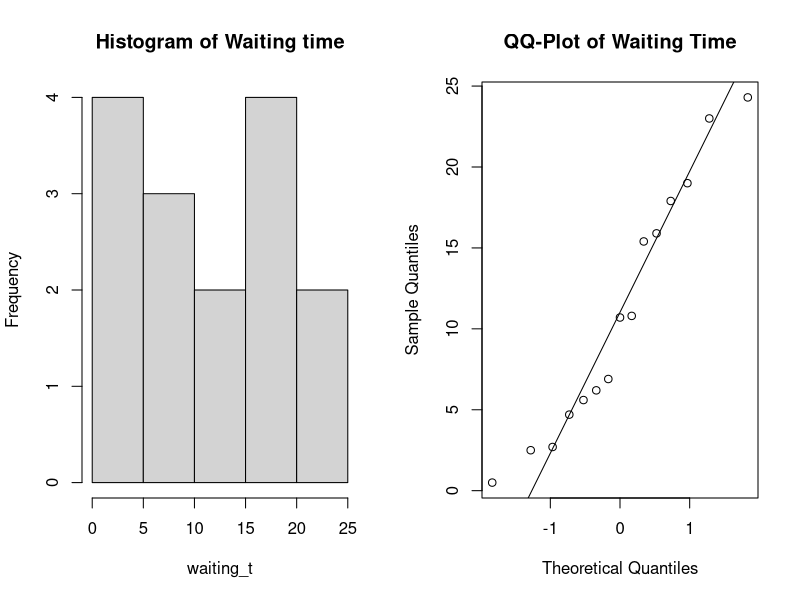
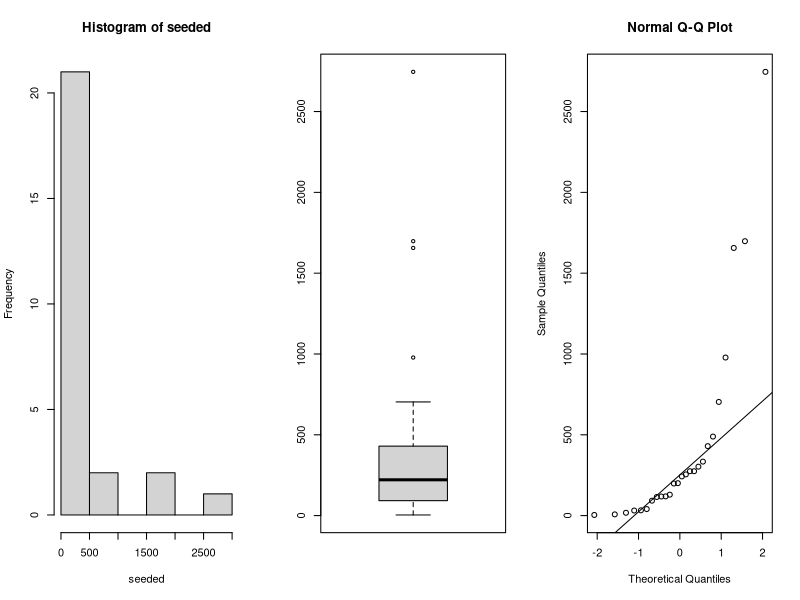
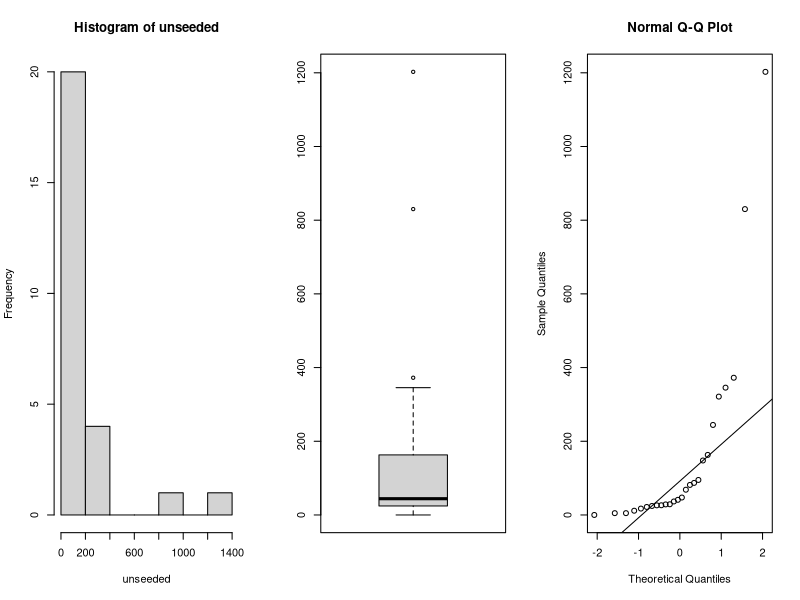
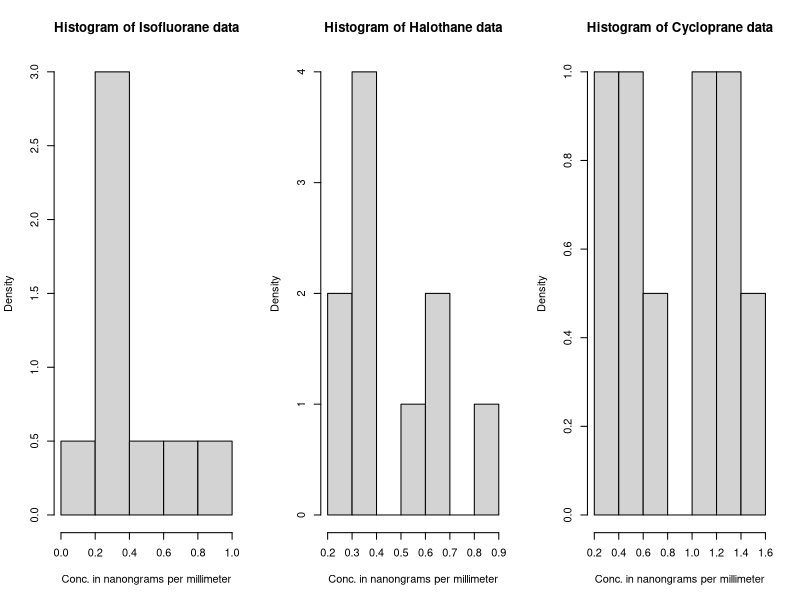
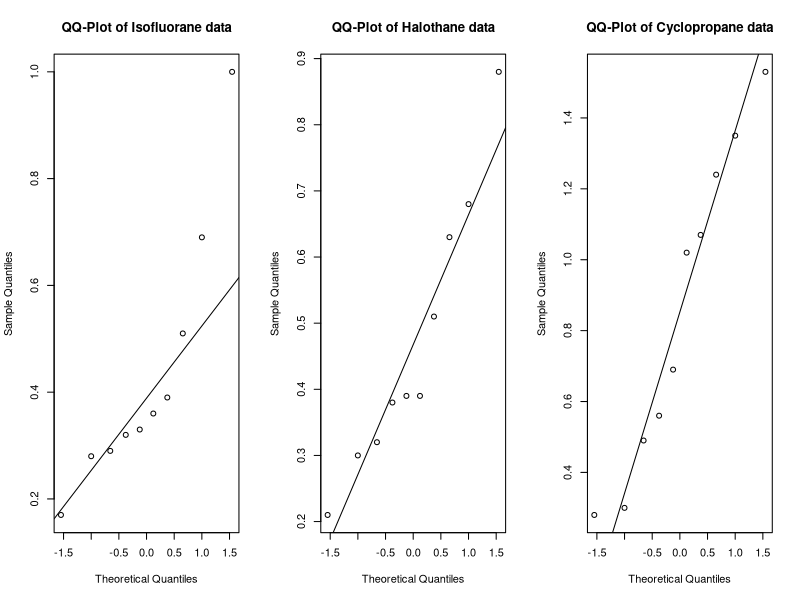
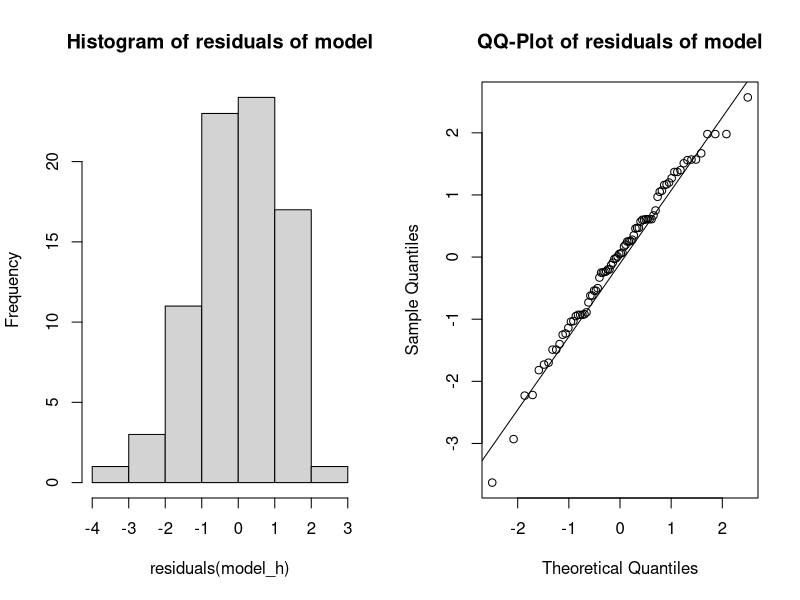
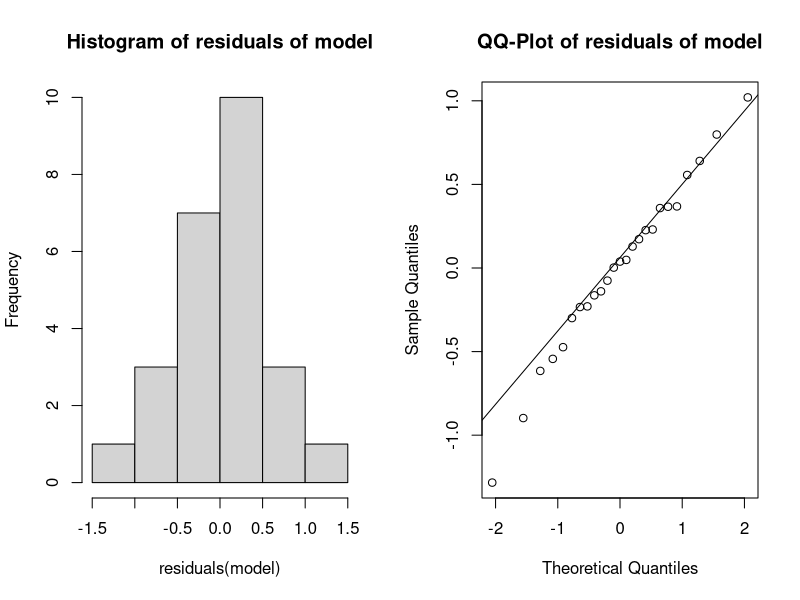

The R script that drew these images, in order:
## ---- chunk 1
knitr::opts_chunk$set(echo = TRUE)
## ---- chunk 2
waiting_t <- c(15.4, 17.9, 19.0, 0.5, 15.9, 2.7, 6.2, 2.5, 4.7, 6.9, 10.8, 24.3, 5.6, 23.0, 10.7)
mu_t = mean(waiting_t)
format(round(mu_t, 3), nsmall = 3) #rounding off to 3 decimals places 
## ---- chunk 3
par(mfrow=c(1,2))
hist(waiting_t, main='Histogram of Waiting time')
qqnorm(waiting_t, main='QQ-Plot of Waiting Time')
qqline(waiting_t)
## ---- chunk 4
options(digits=5)
shapiro.test(waiting_t)
## ---- chunk 5
#97% CI means an alpha of 0.03
z <- qnorm(0.985) #get z(alpha/2)
me_t <- z*((sd(waiting_t))/sqrt(15))
Lb <- round((mu_t - me_t), 3)
Ub <- round((mu_t + me_t), 3)
sprintf("%f is Lower Bound", Lb)
sprintf("%f is Upper Bound",Ub)
## ---- chunk 6
#97% CI means an alpha of 0.03
z <- qnorm(0.985) #get z(alpha/2)
sd_t <- (sd(waiting_t))
E = 2
sample_size <- round((z^2 * sd_t^2/E^2), 3)
sprintf("%f is minimum sample size",sample_size)
## ---- chunk 7
B=1000
Tstar = numeric(B)
for(i in 1:B){
  Xstar=sample(waiting_t, replace=TRUE)
  Tstar[i]=mean(Xstar)}
Tstar15=quantile(Tstar, 0.015)
Tstar985=quantile(Tstar, 0.985)
sum(Tstar<Tstar15)
round(c(2*mu_t-Tstar985, 2*mu_t-Tstar15), 3)
## ---- chunk 8
t.test(waiting_t, mu =15, alternative="less")
## ---- chunk 9
above_m <- sum(waiting_t<15)
binom.test(above_m, length(waiting_t), p=0.5, alternative = "less")
## ---- chunk 10
sd = sd(waiting_t)
B=1000; n= 50
psign= numeric(B)
pttest = numeric(B)
for(i in 1:B) {
  x=rnorm(n,mean=13, sd = sd) ## generate data under H1 with mu=13
  pttest[i]=t.test(x, mu =15, alternative="less")[[3]] ## extract p-value
  above_m <- sum(x<15)
  psign[i]=binom.test(above_m, n, p=0.5, alternative = "less")[[3]]}
sum(psign<0.05)/B
sum(pttest<0.05)/B
B=1000; n= 50
psign2= numeric(B)
pttest2 = numeric(B)
for(i in 1:B) {
  x=rnorm(n,mean=14,sd= sd) ## generate data under H1 with mu=14
  above_m <- sum(x<15)
  pttest2[i]=t.test(x, mu =15, alternative="less")[[3]] ## extract p-value
  psign2[i]=binom.test(above_m, n, p=0.5, alternative = "less")[[3]]
  
  }
sum(psign2<0.05)/B
sum(pttest2<0.05)/B
## ---- chunk 11
n = length(waiting_t) #sample size
p_hat_r = 0.53 #right end of CI
point_est = (sum(waiting_t>15.5))/n #probability that people have to wait longer than 15.5 minutes
SE= sqrt(point_est*(1-point_est)/n) #Calculating standard error of proportions

#point estimate + m = 0.53
#m = 0.53 - point estimate
m = p_hat_r - point_est
p_hat_l = point_est - m 
CI_p = c(p_hat_l, p_hat_r)
print(CI_p)
#calculate confidence level
#m = z * SE
#confidence level can be calculated using z
#z = m/SE
z = m/SE
CL = pnorm(z)-(1-pnorm(z)) #calculating 2 sided confidence level
CL
## ---- chunk 12
prop.test(x=c(3, 2), n = c(7, 8))
## ---- chunk 13
#check for normality, which they are not as seen in the following tests
clouds=read.table(file="clouds.txt",header=TRUE)
seeded = clouds[,1]
unseeded = clouds [,2]
par(mfrow=c(1,3))
hist(seeded)
boxplot(seeded)
qqnorm(seeded)
qqline(seeded)
shapiro.test(seeded) # extra test

hist(unseeded)
boxplot(unseeded)
qqnorm(unseeded)
qqline(unseeded)
shapiro.test(unseeded) #extra test
t.test(seeded, unseeded)
wilcox.test(seeded,unseeded)
ks.test(seeded,unseeded)
## ---- chunk 14
t.test(sqrt(seeded), sqrt(unseeded))
wilcox.test(sqrt(seeded),sqrt(unseeded))
ks.test(sqrt(seeded),sqrt(unseeded))
## ---- chunk 15
lambda = 1 / mean(seeded)
T1 = mean(seeded)
z_a = qnorm(.975)
ci_r =mean(seeded)+z_a*(sd(seeded)/sqrt(26))
ci_l =mean(seeded)-z_a*(sd(seeded)/sqrt(26))
B=1000
Tstar=numeric(B)
for(i in 1:B) {
     Xstar=rexp(seeded,lambda)
     Tstar[i]=median(Xstar) }
pl=sum(Tstar<T1)/B; pr=sum(Tstar>T1)/B; p=2*min(pl,pr)
pl;pr;p

ks.test(seeded, pexp(26, lambda))

## ---- chunk 16
sum(seeded<300) 
binom.test(17,26,p=0.5) #H0 is therefore not rejected, which means that at the median  precipitation for seeded clouds is less than 300 is indeed at the given median.  


#there are different way to check this whereas the first method is:
quantile(seeded)

#the binomial method could also be used: 
binom.test(17,26,p=0.25, alternative = "l")
#just as the propportion test
prop.test(17,26,p=0.25, alt="l")
## ---- chunk 17
dogs_data = read.table("dogs.txt",header=TRUE)
Isofluorane = dogs_data$isofluorane
Halothane = dogs_data$halothane
Cyclopropane = dogs_data$cyclopropane

## ---- chunk 18
par(mfrow=c(1,3))
hist(Isofluorane,main="Histogram of Isofluorane data",probability = TRUE,xlab="Conc. in nanongrams per millimeter")
hist(Halothane,main="Histogram of Halothane data", probability = TRUE, xlab="Conc. in nanongrams per millimeter")
#par(mfrow=c(1,1))
hist(Cyclopropane,main="Histogram of Cycloprane data", probability = TRUE, xlab="Conc. in nanongrams per millimeter")
## ---- chunk 19
par(mfrow=c(1,3))
qqnorm(Isofluorane,main="QQ-Plot of Isofluorane data")
qqline(Isofluorane)
qqnorm(Halothane,main="QQ-Plot of Halothane data")
qqline(Halothane)
qqnorm(Cyclopropane,main="QQ-Plot of Cyclopropane data")
qqline(Cyclopropane)
## ---- chunk 20
print(shapiro.test(Isofluorane))
print(shapiro.test(Halothane))
print(shapiro.test(Cyclopropane))
## ---- chunk 21

print(cor.test(Isofluorane,Halothane,method=c("spearman")))
## ---- chunk 22
print(ks.test(Isofluorane,Halothane))
## ---- chunk 23
print(paste("Length of datasamples : ",length(Isofluorane),length(Halothane),length(Cyclopropane)))
## ---- chunk 24
#Creating DataFrame

df = data.frame(Concentration=as.vector(as.matrix(dogs_data)),An_Type=factor(rep(1:3,each=10)))

#Creating Linear Model
mod_1 = lm(Concentration ~ An_Type, data=df)

#Performing ANOVA Test
anova(mod_1)

#Printing output parameters of our Linear Model
summary(mod_1)
## ---- chunk 25
confint(mod_1)
## ---- chunk 26
Concentration = df$Concentration
Anesthesia_Type = df$An_Type
kruskal.test(Concentration ~ Anesthesia_Type, data = df)
## ---- chunk 27
data_h = read.table(file="hemoglobin.txt",header=TRUE)
data_h$rate = as.factor(data_h$rate)
data_h$method = as.factor(data_h$method)
data_h$hemoglobin = as.numeric(as.character(data_h$hemoglobin))
df = data.frame(data_h)
#df
## ---- chunk 28
I=4 #4 levels of rate
J=2 #2 levels of method
N=10 #80 observations/fishes
rbind(rep(1:I,each=N*J),rep(1:J,N*I),sample(1:(N*I*J)))
## ---- chunk 29
model_h = lm(hemoglobin ~ rate*method, data=df)
#Visualizations on normality
par(mfrow=c(1,2))
hist(residuals(model_h), main='Histogram of residuals of model') 
qqnorm(residuals(model_h), main='QQ-Plot of residuals of model')
qqline(residuals(model_h))
#test on normality 
shapiro.test(residuals(model_h)) 
## ---- chunk 30
#Performing Anova Test
anova(model_h)
summary(model_h)
## ---- chunk 31
model_new = lm(hemoglobin ~ rate+method, data=df)
anova(model_new)
summary(model_new)
#df
## ---- chunk 32
methA = df[which(df$method == 'A'),]
methB = df[which(df$method == 'B'),]
rate_mA <- with(methA, tapply(hemoglobin, rate, mean))
rate_mB <- with(methB, tapply(hemoglobin, rate, mean))
rate_mA; rate_mB
## ---- chunk 33
meth_a3 = df[which(df$method == 'A' & df$rate == 3),] #filter dataframe where rate=3 and method=A
hemo = meth_a3[,1] #select hemoglobin column
mean(hemo)
## ---- chunk 34
rate_m <- with(df, tapply(hemoglobin, rate, mean))
rate_m
## ---- chunk 35
model_1 = lm(hemoglobin ~ rate, data=df)
anova(model_1)
summary(model_1)
## ---- chunk 36
data = read.table(file="cream.txt",header=TRUE)
data$batch = as.factor(data$batch)
data$position = as.factor(data$position)
data$starter = as.factor(data$starter)
data$acidity = as.numeric(as.character(data$acidity))
df = data.frame(data)
model  <- lm(acidity ~ batch+position+starter, data = df)
#Visualizations on normality
par(mfrow=c(1,2))
hist(residuals(model), main='Histogram of residuals of model') 
qqnorm(residuals(model), main='QQ-Plot of residuals of model')
qqline(residuals(model))
#test on normality 
shapiro.test(residuals(model)) 
#Performing Anova Test
anova(model)
summary(model)
## ---- chunk 37
model  <- lm(acidity ~ batch+starter, data = df)
#Performing Anova Test
anova(model)
summary(model)
## ---- chunk 38
model_new  = lme4::lmer(acidity ~ starter+(1|batch) , data = df, REML=FALSE)
model  <- lm(acidity ~ batch+starter, data = df)
#Performing Anova Test
anova(model_new)
summary(model_new)
